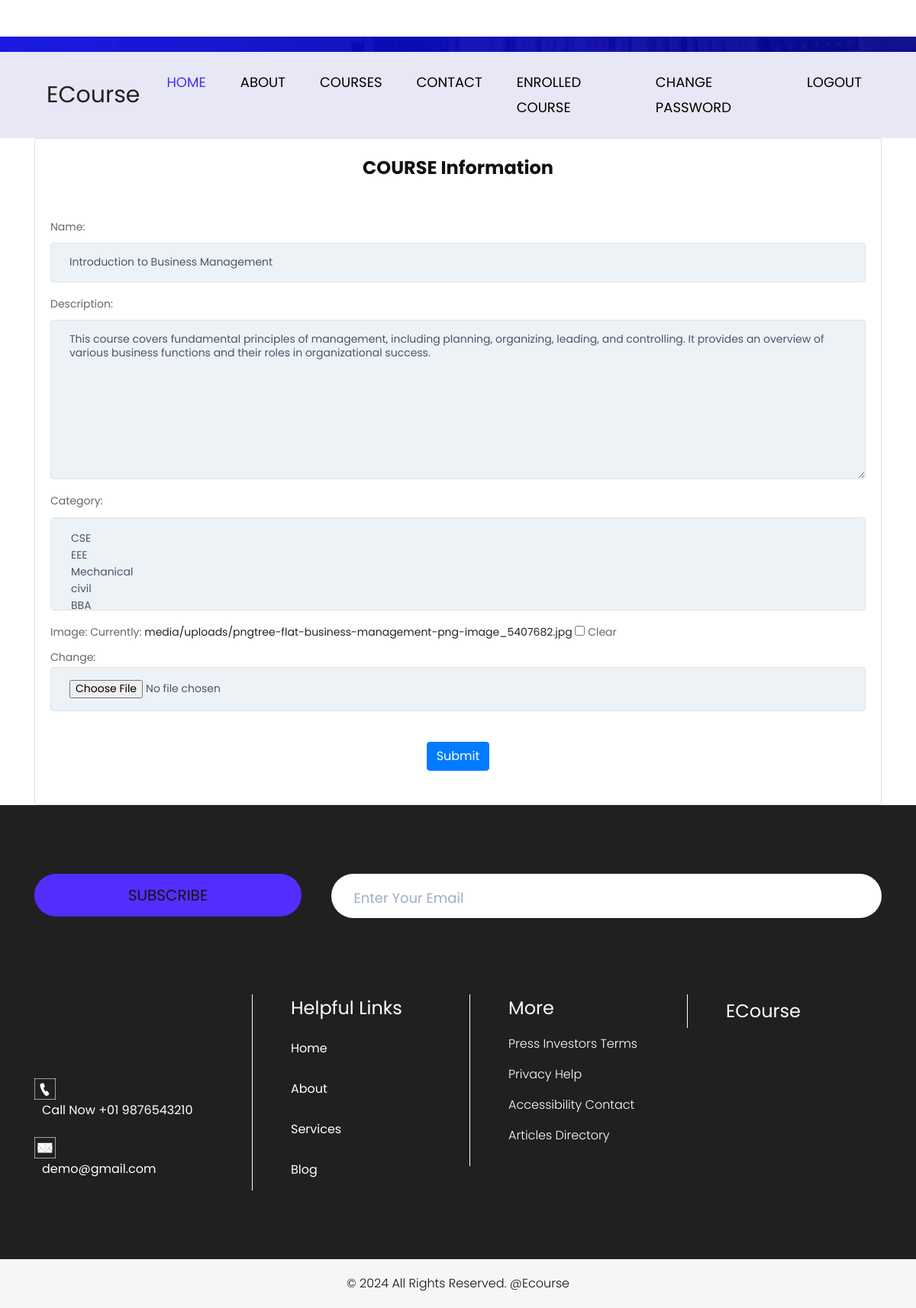
The page /Courses/editcourse/2 (signed in) on the database as committed earlier.
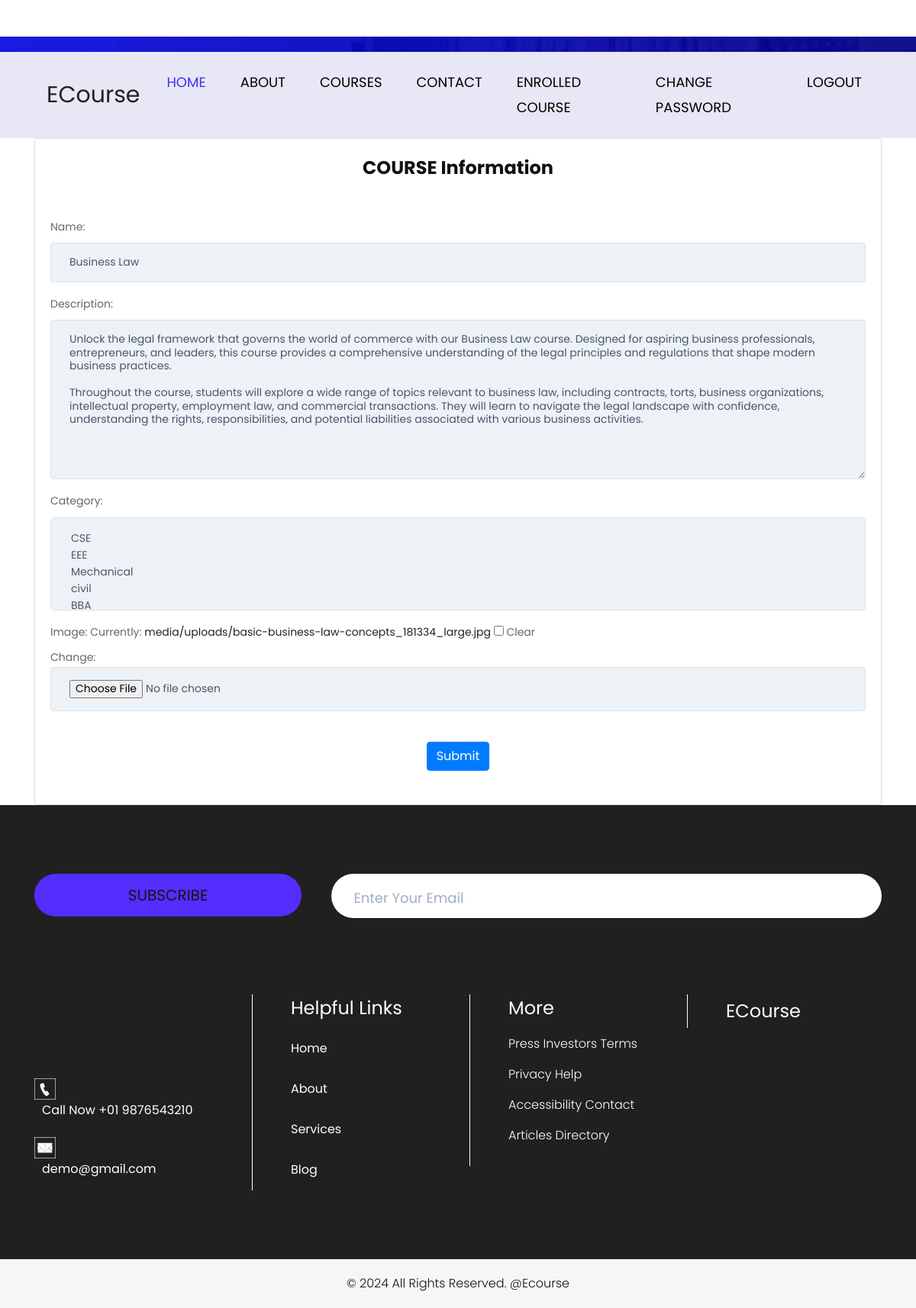
The same page on the database as committed later.
### Courses/models.py (models this page shows, shortened)
class courses(models.Model):
    name = models.CharField(max_length=60)
    description = models.TextField()
    author = models.ForeignKey(User, on_delete = models.CASCADE)
    category = models.ManyToManyField(Categori)
    image = models.ImageField(upload_to = 'media/uploads/',blank=True, null=True)
    borrowers = models.ManyToManyField(User, related_name='entrollers_course', blank=True, null=True)

### Courses/views.py (the view)
# urls.py: path('editcourse/<int:id>', views.EditCourse.as_view(), name = 'edit_course'),
@method_decorator(login_required, name='dispatch')
class EditCourse(UpdateView):
    template_name = 'add_course.html'
    form_class = forms.CourseForm
    model = models.courses
    pk_url_kwarg = 'id'
    success_url = reverse_lazy('add_course')

### Courses/forms.py
class CourseForm(forms.ModelForm):
    class Meta:
        model = courses
        exclude =['author','borrowers']
    def __init__(self, *args, **kwargs):
        super().__init__(*args, **kwargs)
        for field in self.fields:
            self.fields[field].widget.attrs.update({
                'class' : (
                    'appearance-none block w-full bg-gray-200 '
                    'text-gray-700 border border-gray-200 rounded '
                    'py-3 px-4 leading-tight focus:outline-none '
                    'focus:bg-white focus:border-gray-500'
                )
            })

### Category/models.py (called while the page is built)
    def __str__(self):
        return self.category_name

### Courses/templates/add_course.html (shortened to what this page needs)
{% extends "base.html" %}
{% load static %}
{% block content%}
<div class="container mt-5">
    <div class="card">
        <div class="card-body">
            <h1 class="font-bold text-center pb-5">COURSE Information</h1>
            <form method="post" enctype="multipart/form-data">
                <div class="row mb-6">
                    <div class="col-md-12">
                        {% for field in form %}
                    <div class="mb-3">
                        {{ field.label_tag }} {{ field }}
                    </div>
                    {% endfor %}
                    </div>
                </div>
                <div class="row mb-6">
                    <div class="col-12 text-center">
                        <button class="btn btn-primary" type="submit">Submit</button>
                    </div>
                </div>
            </form>
        </div>
    </div>
</div>
{% endblock %}

Rows that differ between the two databases and show on the page:
changed courses "CSE / EEE / Mechanical / civil": name "Introduction to Business Management" → "Business Law"; description "This course covers fundamental principles of management, including planning, organizing, leading, and controlling. It provides an overview of various business functions and their roles in organizational success." → "Unlock the legal framework that governs the world of commerce with our Business Law course. Designed for aspiring business professionals, entrepreneurs, and leaders, this course provides a comprehensive understanding of the legal principles and regulations that shape modern business practices. Throughout the course, students will explore a wide range of topics relevant to business law, including contracts, torts, business organizations, intellectual property, employment law, and commercial transactions. They will learn to navigate the legal landscape with confidence, understanding the rights, responsibilities, and potential liabilities associated with various business activities."
Other text that changed with them:
text no longer shown: "Currently: media/uploads/pngtree-flat-business-management-png-image_5407682.jpg Clear Change:"
text now shown: "Currently: media/uploads/basic-business-law-concepts_181334_large.jpg Clear Change:"
